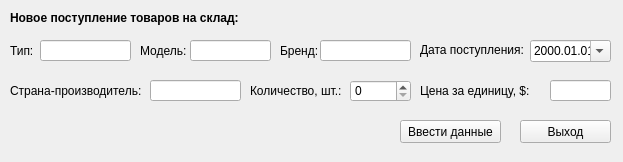
<?xml version="1.0" encoding="UTF-8"?>
<ui version="4.0">
 <class>Add_data</class>
 <widget class="QWidget" name="Add_data">
  <property name="geometry">
   <rect>
    <x>0</x>
    <y>0</y>
    <width>623</width>
    <height>162</height>
   </rect>
  </property>
  <property name="windowTitle">
   <string>Ввести данные нового товара</string>
  </property>
  <widget class="QLabel" name="label">
   <property name="geometry">
    <rect>
     <x>10</x>
     <y>10</y>
     <width>251</width>
     <height>16</height>
    </rect>
   </property>
   <property name="font">
    <font>
     <pointsize>9</pointsize>
     <weight>75</weight>
     <bold>true</bold>
    </font>
   </property>
   <property name="text">
    <string>Новое поступление товаров на склад:</string>
   </property>
  </widget>
  <widget class="QLabel" name="label_2">
   <property name="geometry">
    <rect>
     <x>10</x>
     <y>40</y>
     <width>47</width>
     <height>21</height>
    </rect>
   </property>
   <property name="font">
    <font>
     <pointsize>9</pointsize>
    </font>
   </property>
   <property name="text">
    <string>Тип:</string>
   </property>
  </widget>
  <widget class="QLabel" name="label_3">
   <property name="geometry">
    <rect>
     <x>140</x>
     <y>40</y>
     <width>47</width>
     <height>21</height>
    </rect>
   </property>
   <property name="font">
    <font>
     <pointsize>9</pointsize>
    </font>
   </property>
   <property name="text">
    <string>Модель:</string>
   </property>
  </widget>
  <widget class="QLineEdit" name="lineEdit_model">
   <property name="geometry">
    <rect>
     <x>190</x>
     <y>40</y>
     <width>81</width>
     <height>21</height>
    </rect>
   </property>
  </widget>
  <widget class="QLabel" name="label_4">
   <property name="geometry">
    <rect>
     <x>280</x>
     <y>40</y>
     <width>47</width>
     <height>21</height>
    </rect>
   </property>
   <property name="font">
    <font>
     <pointsize>9</pointsize>
    </font>
   </property>
   <property name="text">
    <string>Бренд:</string>
   </property>
  </widget>
  <widget class="QLineEdit" name="lineEdit_brand">
   <property name="geometry">
    <rect>
     <x>320</x>
     <y>40</y>
     <width>91</width>
     <height>21</height>
    </rect>
   </property>
  </widget>
  <widget class="QDateEdit" name="dateEdit">
   <property name="geometry">
    <rect>
     <x>530</x>
     <y>40</y>
     <width>81</width>
     <height>22</height>
    </rect>
   </property>
   <property name="displayFormat">
    <string>yyyy.MM.dd</string>
   </property>
   <property name="calendarPopup">
    <bool>true</bool>
   </property>
  </widget>
  <widget class="QLabel" name="label_5">
   <property name="geometry">
    <rect>
     <x>420</x>
     <y>40</y>
     <width>111</width>
     <height>20</height>
    </rect>
   </property>
   <property name="font">
    <font>
     <pointsize>9</pointsize>
    </font>
   </property>
   <property name="text">
    <string>Дата поступления:</string>
   </property>
  </widget>
  <widget class="QLabel" name="label_6">
   <property name="geometry">
    <rect>
     <x>10</x>
     <y>80</y>
     <width>141</width>
     <height>21</height>
    </rect>
   </property>
   <property name="font">
    <font>
     <pointsize>9</pointsize>
    </font>
   </property>
   <property name="text">
    <string>Страна-производитель:</string>
   </property>
  </widget>
  <widget class="QLabel" name="label_7">
   <property name="geometry">
    <rect>
     <x>250</x>
     <y>80</y>
     <width>101</width>
     <height>21</height>
    </rect>
   </property>
   <property name="font">
    <font>
     <pointsize>9</pointsize>
    </font>
   </property>
   <property name="text">
    <string>Количество, шт.:</string>
   </property>
  </widget>
  <widget class="QLabel" name="label_8">
   <property name="geometry">
    <rect>
     <x>420</x>
     <y>80</y>
     <width>121</width>
     <height>21</height>
    </rect>
   </property>
   <property name="font">
    <font>
     <pointsize>9</pointsize>
    </font>
   </property>
   <property name="text">
    <string>Цена за единицу, $:</string>
   </property>
  </widget>
  <widget class="QSpinBox" name="spinBox_volume">
   <property name="geometry">
    <rect>
     <x>350</x>
     <y>80</y>
     <width>61</width>
     <height>22</height>
    </rect>
   </property>
   <property name="maximum">
    <number>9999</number>
   </property>
  </widget>
  <widget class="QLineEdit" name="lineEdit_price">
   <property name="geometry">
    <rect>
     <x>550</x>
     <y>80</y>
     <width>61</width>
     <height>21</height>
    </rect>
   </property>
  </widget>
  <widget class="QPushButton" name="pushButton">
   <property name="geometry">
    <rect>
     <x>400</x>
     <y>120</y>
     <width>101</width>
     <height>23</height>
    </rect>
   </property>
   <property name="text">
    <string>Ввести данные</string>
   </property>
  </widget>
  <widget class="QLineEdit" name="lineEdit_type">
   <property name="geometry">
    <rect>
     <x>40</x>
     <y>40</y>
     <width>91</width>
     <height>21</height>
    </rect>
   </property>
  </widget>
  <widget class="QLineEdit" name="lineEdit_country">
   <property name="geometry">
    <rect>
     <x>150</x>
     <y>80</y>
     <width>91</width>
     <height>21</height>
    </rect>
   </property>
  </widget>
  <widget class="QPushButton" name="pushButton_2">
   <property name="geometry">
    <rect>
     <x>520</x>
     <y>120</y>
     <width>91</width>
     <height>23</height>
    </rect>
   </property>
   <property name="text">
    <string>Выход</string>
   </property>
  </widget>
 </widget>
 <resources/>
 <connections/>
</ui>
